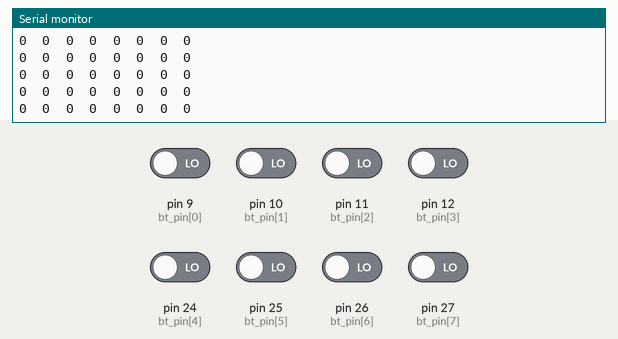
Simulated run of this sketch. Board: Arduino Mega 2560, built with avr-gcc and run on an emulated ATmega2560. On the bench: the last lines printed to the serial monitor. The inputs (shaded band) are chosen by the test bench; at power-on: pin 9 (bt_pin[0]), pin 10 (bt_pin[1]), pin 11 (bt_pin[2]), pin 12 (bt_pin[3]), pin 24 (bt_pin[4]), pin 25 (bt_pin[5]), pin 26 (bt_pin[6]), pin 27 (bt_pin[7]) LOW.

Above: at 1.2 s.
1.3 s: pin 9 (bt_pin[0]) driven HIGH
At 2.0 s:
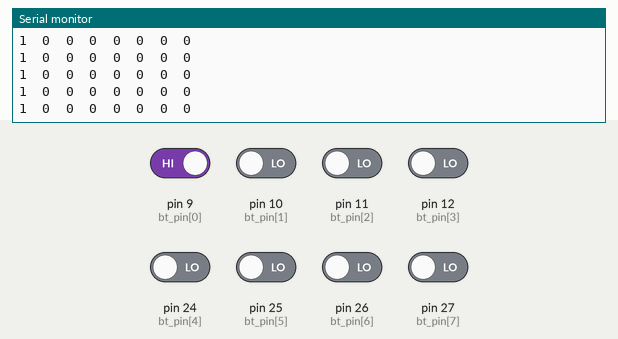
4.3 s: pin 10 (bt_pin[1]) driven HIGH
At 4.8 s:
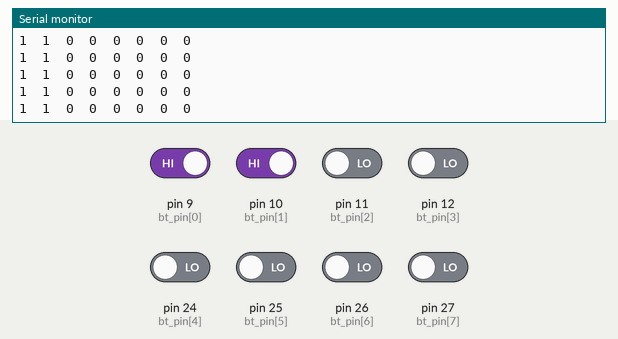
5.8 s: pin 11 (bt_pin[2]) driven HIGH
At 6.8 s:
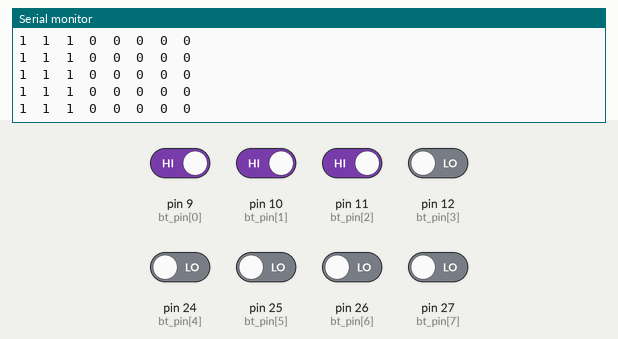
8.8 s: pin 12 (bt_pin[3]) driven HIGH
At 9.7 s:
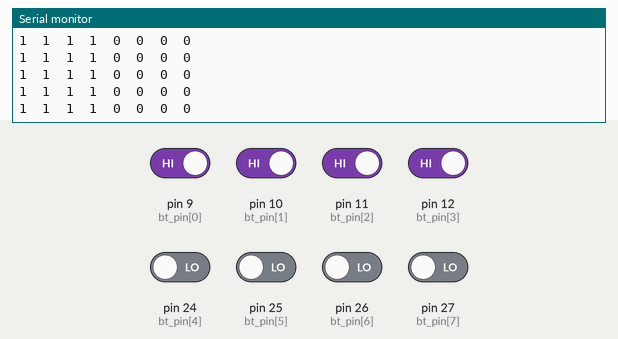
11.8 s: pin 24 (bt_pin[4]) driven HIGH
At 12.5 s:
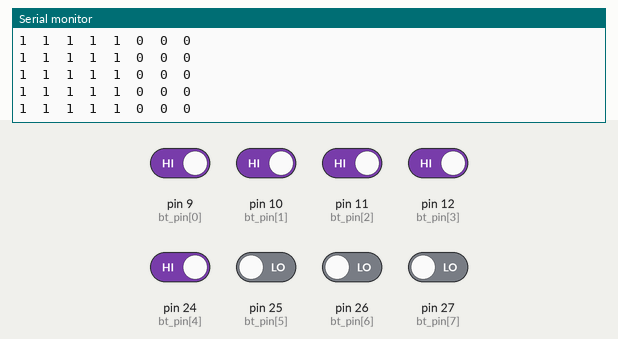
13.3 s: pin 25 (bt_pin[5]) driven HIGH
At 13.8 s:
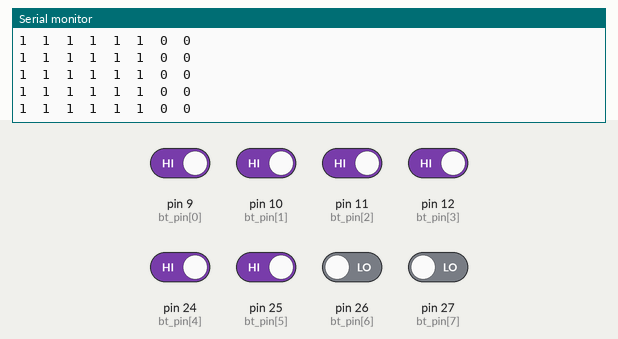

The sketch:

005_leitura_botoes_array.ino
```cpp
/*
 * Guilherme Martins, 2022
 *
 * ------------------ Português
 *
 * Este programa faz uma leitura simples de dispositivos digitais
 * Este tipo de dispositivos tem apenas dois estados:
 * On-Off, Ligado-Desligado, Pressionado-Solto
 *
 * Estes dispositivos podem ser:
 * Botões, Toggles, Switches, entre outros
 *
 * ------------------ English
 *
 * This program reads digital inputs
 * This type of device has only 2 possible states
 * On-Off, Pressed-Released
 *
 * This devices can be:
 * Buttons, Toggles, Switches, among others
 *
 */

/*
 * LIGAÇÕES AOS DISPOSITIVOS
 *
 * DEVICES PIN CONNECTIONS:
 *
 NEOPIXEL - 5
 LEDS - 29, 30, 31, 32
 POTS1- A10, A11, A12, A13
 POTS2 - A0, A1, A2, A3
 BTS1 - 24,25,26,27
 BTS2 - 9, 10, 11, 12
*/

/*
 * ligar 1os 4 bts
 * explicar que para adiccionar mais 4 teria que repetir todas as linhas
 * mostrar a array
 * mostrar que para alterar a sequencia dos prints, tenho so que alterar os pins na array
 */


int bt1_pin = 9;
int bt2_pin = 10;
int bt3_pin = 11;
int bt4_pin = 12;

#define BTS_TOTAL 8

int bt_pin[BTS_TOTAL] ={9, 10, 11, 12, 24, 25, 26, 27};

void setup() {
  Serial.begin(9600);

  for(int i = 0; i < BTS_TOTAL; i++)
  {
    pinMode(bt_pin[i], INPUT);
  }

}

void loop() {

  for(int i = 0; i < BTS_TOTAL; i++)
  {
    Serial.print(digitalRead(bt_pin[i]));
    Serial.print("  ");
  }

  Serial.println();
}
```

Measured:
- after the input at 1.3 s, the serial monitor: prints a new line after 0.08 s (image 1)
- after the input at 4.3 s, the serial monitor: prints a new line after 0.08 s (image 2)
- after the input at 5.8 s, the serial monitor: prints a new line after 0.07 s (image 3)
- after the input at 8.8 s, the serial monitor: prints a new line after 0.07 s (image 4)
- after the input at 11.8 s, the serial monitor: prints a new line after 0.07 s (image 5)
- after the input at 13.3 s, the serial monitor: prints a new line after 0.06 s (image 6)
